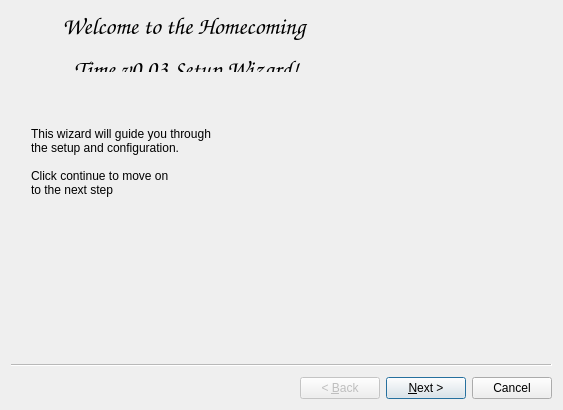
<?xml version="1.0" encoding="UTF-8"?>
<ui version="4.0">
 <class>SetupWizard</class>
 <widget class="QWizard" name="SetupWizard">
  <property name="geometry">
   <rect>
    <x>0</x>
    <y>0</y>
    <width>563</width>
    <height>410</height>
   </rect>
  </property>
  <property name="windowTitle">
   <string>Wizard</string>
  </property>
  <widget class="QWizardPage" name="wzrd_intro">
   <widget class="QLabel" name="lbl_intro">
    <property name="geometry">
     <rect>
      <x>30</x>
      <y>0</y>
      <width>291</width>
      <height>61</height>
     </rect>
    </property>
    <property name="font">
     <font>
      <family>Comic Sans MS</family>
     </font>
    </property>
    <property name="text">
     <string>&lt;!DOCTYPE HTML PUBLIC &quot;-//W3C//DTD HTML 4.0//EN&quot; &quot;http://www.w3.org/TR/REC-html40/strict.dtd&quot;&gt;
&lt;html&gt;&lt;head&gt;&lt;meta name=&quot;qrichtext&quot; content=&quot;1&quot; /&gt;&lt;style type=&quot;text/css&quot;&gt;
p, li { white-space: pre-wrap; }
&lt;/style&gt;&lt;/head&gt;&lt;body style=&quot; font-family:'.Helvetica Neue DeskInterface'; font-size:13pt; font-weight:400; font-style:normal;&quot;&gt;
&lt;p align=&quot;center&quot; style=&quot; margin-top:12px; margin-bottom:12px; margin-left:0px; margin-right:0px; -qt-block-indent:0; text-indent:0px;&quot;&gt;&lt;span style=&quot; font-size:18pt; font-weight:600;&quot;&gt;Welcome to the Homecoming &lt;/span&gt;&lt;/p&gt;
&lt;p align=&quot;center&quot; style=&quot; margin-top:12px; margin-bottom:12px; margin-left:0px; margin-right:0px; -qt-block-indent:0; text-indent:0px;&quot;&gt;&lt;span style=&quot; font-size:18pt; font-weight:600;&quot;&gt;Time v0.03 Setup Wizard!&lt;/span&gt;&lt;/p&gt;&lt;/body&gt;&lt;/html&gt;</string>
    </property>
   </widget>
   <widget class="QLabel" name="lbl_intro_par">
    <property name="geometry">
     <rect>
      <x>20</x>
      <y>70</y>
      <width>251</width>
      <height>161</height>
     </rect>
    </property>
    <property name="text">
     <string>This wizard will guide you through 
the setup and configuration.

Click continue to move on 
to the next step</string>
    </property>
   </widget>
  </widget>
  <widget class="QWizardPage" name="wzrd_names"/>
  <widget class="QWizardPage" name="wizard_done"/>
 </widget>
 <resources/>
 <connections/>
</ui>
